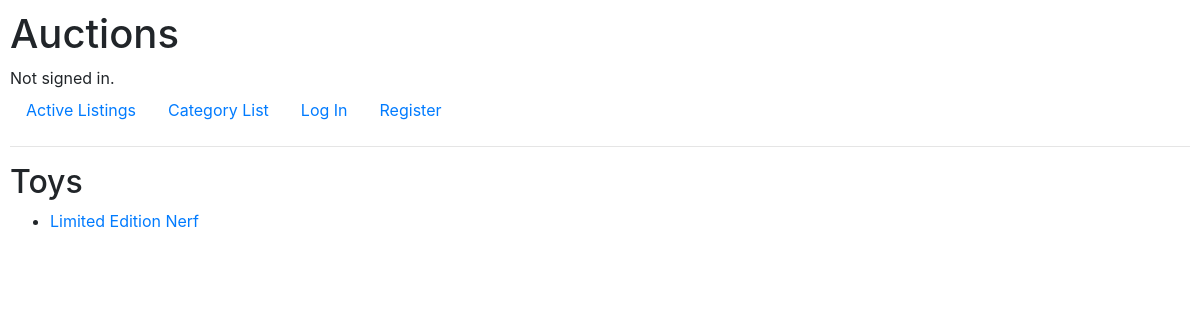
Before: /categories/4/ with the older database file.
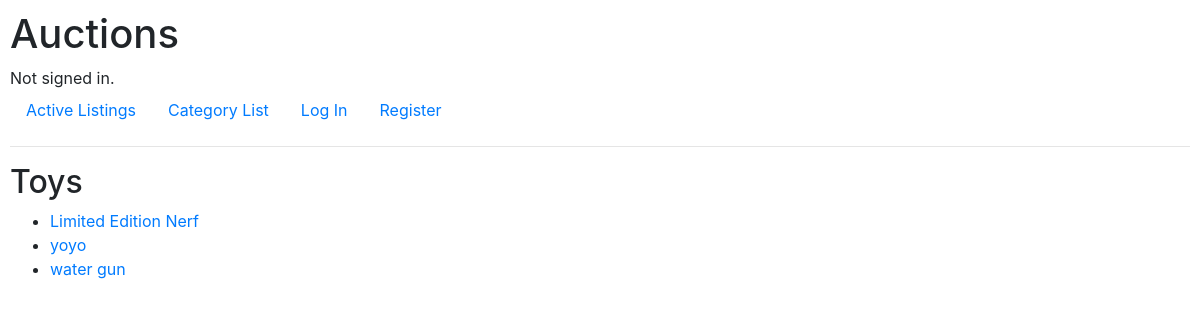
After: the same page with the newer database file.
### auctions/models.py (models this page shows, shortened)
class Category(models.Model):
    name = models.CharField(max_length=255)

class Listing(models.Model):
    title = models.CharField(max_length=255)
    description = models.TextField()
    starting_bid = models.DecimalField(max_digits = 10, decimal_places=2)
    image_url = models.URLField(blank=True, null=True, max_length=300) # optional
    category = models.ForeignKey(Category, on_delete=models.CASCADE, related_name="listings", blank=True, null=True) #optional
    creator = models.ForeignKey(User, on_delete=models.CASCADE, related_name = "listings")
    created_at = models.DateTimeField(auto_now_add=True)
    closed = models.BooleanField(default=False)  # Indicates if the auction is closed
    winner = models.ForeignKey(User, on_delete=models.CASCADE, related_name="won_auctions", null=True, blank=True)  # Tracks the winner of the auction (if any)

### auctions/views.py (the view)
# urls.py: path("categories/<int:category_id>/", views.category_detail, name="category_detail"),
def category_detail(request, category_id):
    category = get_object_or_404(Category, pk=category_id)
    active_listings = Listing.objects.filter(category=category, closed=False)
    return render(request, "auctions/category_detail.html", {
        "category": category,
        "active_listings": active_listings
    })

### auctions/templates/auctions/category_detail.html
{% extends "auctions/layout.html" %}
{% block body %}
    <h2>{{ category.name }}</h2>
    {% if active_listings %}
        <ul>
            {% for listing in active_listings %}
                <li><a href="{% url 'listing' listing.id %}">{{ listing.title }}</a></li>
            {% endfor %}
        </ul>
    {% else %}
        <p>There are no active listings in this category.</p>
    {% endif%}
{% endblock %}

### auctions/templates/auctions/layout.html (shortened to what this page needs)
{% load static %}
<!DOCTYPE html>
<html lang="en">
    <head>
        <link rel="stylesheet" href="https://stackpath.bootstrapcdn.com/bootstrap/4.4.1/css/bootstrap.min.css">
        <link href="{% static 'auctions/styles.css' %}" rel="stylesheet">
    </head>
    <body>
        <h1>Auctions</h1>
        <div>
            {% if user.is_authenticated %}
                Signed in as <strong>{{ user.username }}</strong>.
            {% else %}
                Not signed in.
            {% endif %}
        </div>
        <ul class="nav">
            <li class="nav-item">
                <a class="nav-link" href="{% url 'index' %}">Active Listings</a>
            </li>
            <li class="nav-item">
                <a class="nav-link" href="{% url 'category_list'%}">Category List</a>
            </li>
            {% if user.is_authenticated %}
                <li class="nav-item">
                    <a class="nav-link" href="{% url 'create_listing' %}">Create New Listing</a>
                </li>
                <li class="nav-item">
                    <a class="nav-link" href="{% url 'watchlist' %}">Watchlist</a>
                </li>
                <li class="nav-item">
                    <a class="nav-link" href="{% url 'logout' %}">Log Out</a>
                </li>
            {% else %}
                <li class="nav-item">
                    <a class="nav-link" href="{% url 'login' %}">Log In</a>
                </li>
                <li class="nav-item">
                    <a class="nav-link" href="{% url 'register' %}">Register</a>
                </li>
            {% endif %}
        </ul>
        <hr>
        {% block body %}
        {% endblock %}
    </body>
</html>

### auctions/static/auctions/styles.css (style rules this page uses)
body { padding: 10px; }

Changed rows visible on the page:
added Listing: title "yoyo"
added Listing: title "water gun"
